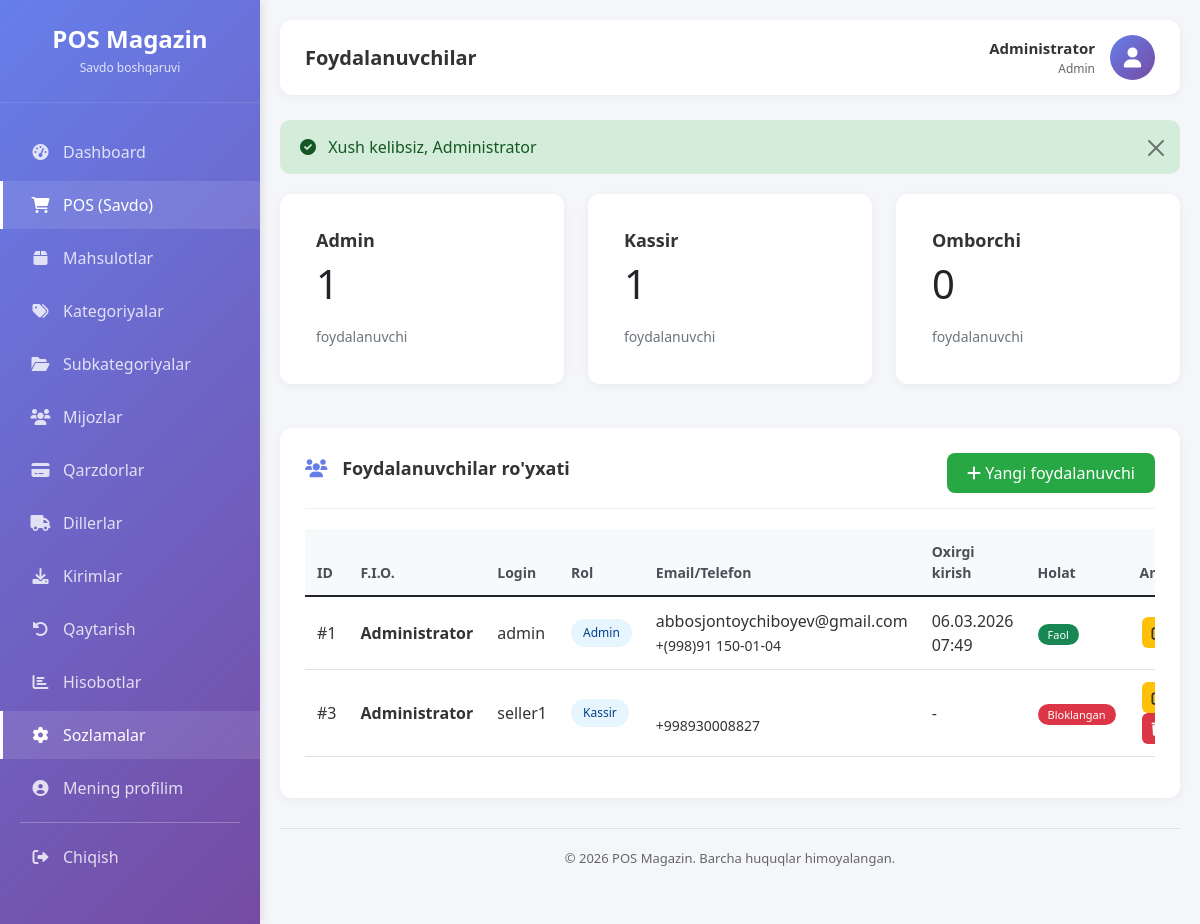
Page /settings/users (signed in) on the earlier database version.
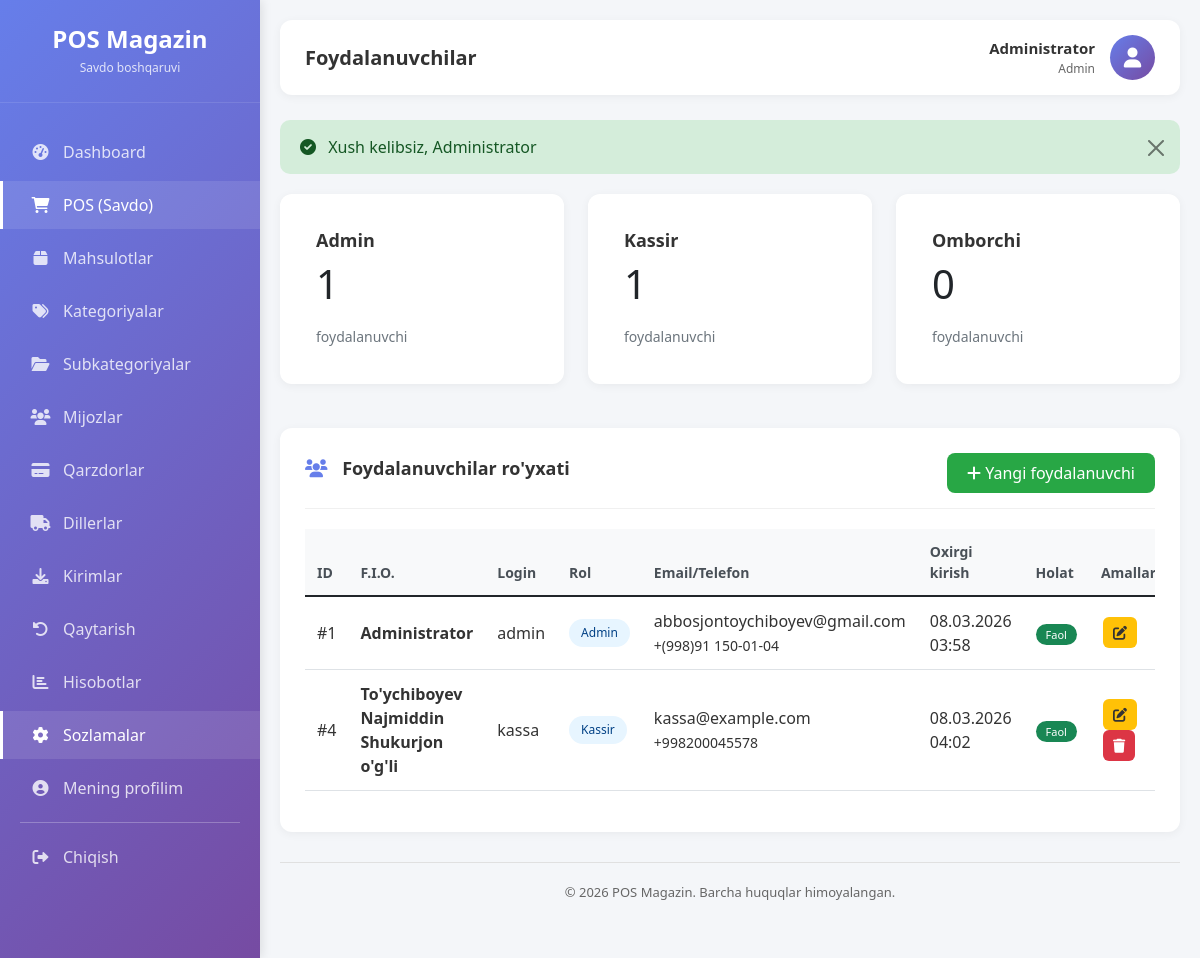
Same page on the later database version.
### tables this page shows
CREATE TABLE `rollar` (
  `id` bigint(20) UNSIGNED NOT NULL,
  `nomi` varchar(50) NOT NULL,
  `izoh` varchar(255) DEFAULT NULL,
  `yaratilgan_vaqt` timestamp NULL DEFAULT current_timestamp(),
  `yangilangan_vaqt` timestamp NULL DEFAULT current_timestamp() ON UPDATE current_timestamp()
);

CREATE TABLE `foydalanuvchilar` (
  `id` bigint(20) UNSIGNED NOT NULL,
  `rol_id` bigint(20) UNSIGNED NOT NULL,
  `fio` varchar(120) NOT NULL,
  `email` varchar(120) DEFAULT NULL,
  `telefon` varchar(30) DEFAULT NULL,
  `login` varchar(60) NOT NULL,
  `parol_hash` varchar(255) NOT NULL,
  `faol` tinyint(1) NOT NULL DEFAULT 1,
  `oxirgi_kirish_vaqt` timestamp NULL DEFAULT NULL,
  `yaratilgan_vaqt` timestamp NULL DEFAULT current_timestamp(),
  `yangilangan_vaqt` timestamp NULL DEFAULT current_timestamp() ON UPDATE current_timestamp(),
  `ochirilgan_vaqt` timestamp NULL DEFAULT NULL
);

### app/Views/pages/settings/users.php (the view, shortened to what the changed rows need)
<div class="row mb-4">
    <?php foreach ($roles as $role): ?>
    <div class="col-md-4">
        <div class="card">
            <div class="card-body">
                <h5 class="card-title"><?= htmlspecialchars($role['nomi']) ?></h5>
                <p class="card-text display-6"><?= $role['users_count'] ?></p>
                <small class="text-muted">foydalanuvchi</small>
            </div>
        </div>
    </div>
    <?php endforeach; ?>
</div>
<div class="content-card">
    <div class="card-header">
        <div class="card-title">
            <i class="fas fa-users"></i> Foydalanuvchilar ro'yxati
        </div>
        <a href="/new-pos/settings/users/create" class="btn btn-success">
            <i class="fas fa-plus"></i> Yangi foydalanuvchi
        </a>
    </div>
    <div class="table-responsive">
        <table class="table table-hover">
            <thead>
                <tr>
                    <th>ID</th>
                    <th>F.I.O.</th>
                    <th>Login</th>
                    <th>Rol</th>
                    <th>Email/Telefon</th>
                    <th>Oxirgi kirish</th>
                    <th>Holat</th>
                    <th>Amallar</th>
                </tr>
            </thead>
            <tbody>
                <?php foreach ($users as $user): ?>
                <tr>
                    <td>#<?= $user['id'] ?></td>
                    <td>
                        <strong><?= htmlspecialchars($user['fio']) ?></strong>
                    </td>
                    <td><?= htmlspecialchars($user['login']) ?></td>
                    <td>
                        <span class="role-badge"><?= htmlspecialchars($user['rol_nomi']) ?></span>
                    </td>
                    <td>
                        <?= $user['email'] ?? '' ?><br>
                        <small><?= $user['telefon'] ?? '' ?></small>
                    </td>
                    <td>
                        <?= $user['oxirgi_kirish_vaqt'] ? date('d.m.Y H:i', strtotime($user['oxirgi_kirish_vaqt'])) : '-' ?>
                    </td>
                    <td>
                        <?php if ($user['faol']): ?>
                            <span class="badge bg-success">Faol</span>
                        <?php else: ?>
                            <span class="badge bg-danger">Bloklangan</span>
                        <?php endif; ?>
                    </td>
                    <td>
                        <a href="/new-pos/settings/users/edit/<?= $user['id'] ?>" class="btn btn-sm btn-warning btn-action" title="Tahrirlash">
                            <i class="fas fa-edit"></i>
                        </a>
                        <?php if ($user['id'] != $_SESSION['user_id']): ?>
                        <form method="POST" action="/new-pos/settings/users/delete/<?= $user['id'] ?>" style="display: inline;" onsubmit="return confirm('Bu foydalanuvchini o\'chirishni xohlaysizmi?');">
                            <button type="submit" class="btn btn-sm btn-danger btn-action" title="O'chirish">
                                <i class="fas fa-trash"></i>
                            </button>
                        </form>
                        <?php endif; ?>
                    </td>
                </tr>
                <?php endforeach; ?>
            </tbody>
        </table>
    </div>
</div>

### public/index.php (shortened to what the changed rows need)
<?php
require_once __DIR__ . '/../config/database.php';
spl_autoload_register(function ($class) {
    $prefix = 'App\\';
    $base_dir = APP_PATH . '/';
    $len = strlen($prefix);
    $relative_class = substr($class, $len);
    $file = $base_dir . str_replace('\\', '/', $relative_class) . '.php';
});
$requestUri = $_SERVER['REQUEST_URI'];
$basePath = '/new-pos';
if (strpos($requestUri, $basePath) === 0) {
    $requestUri = substr($requestUri, strlen($basePath));
}
$requestUri = strtok($requestUri, '?');
$requestUri = str_replace('/public', '', $requestUri);
$requestUri = trim($requestUri, '/');
$routesFile = ROUTES_PATH . '/web.php';
$routes = require $routesFile;
$method = $_SERVER['REQUEST_METHOD'];
route_dispatch($routes, $method, $requestUri);
function route_dispatch($routes, $method, $uri) {
    foreach ($routes[$method] as $pattern => $handler) {
        $pattern = trim($pattern, '/');
        $regexPattern = preg_replace('/\{[a-z]+\}/', '([^/]+)', $pattern);
        $regexPattern = '/^' . str_replace('/', '\/', $regexPattern) . '$/';
        if (preg_match($regexPattern, $uri, $matches)) {
            array_shift($matches);
            list($controller, $action) = $handler;
            $controllerInstance = new $controllerClass();
            call_user_func_array([$controllerInstance, $action], $matches);
            return;
        }
    }
}

### app/Views/layouts/main.php (shortened to what the changed rows need)
<!DOCTYPE html>
<html lang="uz">
<head>
    <link rel="stylesheet" href="/new-pos/public/assets/css/responsive.css">
    <link href="https://cdn.jsdelivr.net/npm/bootstrap@5.1.3/dist/css/bootstrap.min.css" rel="stylesheet">
    <link rel="stylesheet" href="https://cdnjs.cloudflare.com/ajax/libs/font-awesome/6.0.0/css/all.min.css">
    <link rel="stylesheet" href="/new-pos/public/assets/css/style.css">
</head>
<body>
    <div class="wrapper">
        <div class="sidebar">
            <div class="sidebar-header">
                <h3><?= htmlspecialchars($companyName ?? 'POS Magazin') ?></h3>
                <p>Savdo boshqaruvi</p>
            </div>
            <ul class="nav-menu">
                <?php if ($_SESSION['user']['rol_nomi'] == 'Admin'): ?>
                <li class="nav-item">
                    <a href="/new-pos/dashboard" class="nav-link <?= strpos($_SERVER['REQUEST_URI'], 'dashboard') !== false ? 'active' : '' ?>">
                        <i class="fas fa-tachometer-alt"></i> <span>Dashboard</span>
                    </a>
                </li>
                <?php endif; ?>
                <li class="nav-item">
                    <a href="/new-pos/pos" class="nav-link <?= strpos($_SERVER['REQUEST_URI'], 'pos') !== false ? 'active' : '' ?>">
                        <i class="fas fa-shopping-cart"></i> <span>POS (Savdo)</span>
                    </a>
                </li>
                <li class="nav-item">
                    <a href="/new-pos/products" class="nav-link <?= strpos($_SERVER['REQUEST_URI'], 'products') !== false ? 'active' : '' ?>">
                        <i class="fas fa-box"></i> <span>Mahsulotlar</span>
                    </a>
                </li>
                <li class="nav-item">
                    <a href="/new-pos/categories" class="nav-link <?= strpos($_SERVER['REQUEST_URI'], 'categories') !== false ? 'active' : '' ?>">
                        <i class="fas fa-tags"></i> <span>Kategoriyalar</span>
                    </a>
                </li>
                <li class="nav-item">
                    <a href="/new-pos/subcategories" class="nav-link <?= strpos($_SERVER['REQUEST_URI'], 'subcategories') !== false ? 'active' : '' ?>">
                        <i class="fas fa-folder-open"></i> <span>Subkategoriyalar</span>
                    </a>
                </li>
                <li class="nav-item">
                    <a href="/new-pos/customers" class="nav-link <?= strpos($_SERVER['REQUEST_URI'], 'customers') !== false ? 'active' : '' ?>">
                        <i class="fas fa-users"></i> <span>Mijozlar</span>
                    </a>
                </li>
                <li class="nav-item">
                    <a href="/new-pos/debt" class="nav-link <?= strpos($_SERVER['REQUEST_URI'], 'debt') !== false ? 'active' : '' ?>">
                        <i class="fas fa-credit-card"></i> <span>Qarzdorlar</span>
                    </a>
                </li>
                <li class="nav-item">
                    <a href="/new-pos/yetkazib" class="nav-link <?= strpos($_SERVER['REQUEST_URI'], 'yetkazib') !== false ? 'active' : '' ?>">
                        <i class="fas fa-truck"></i> <span>Dillerlar</span>
                    </a>
                </li>
                <li class="nav-item">
                    <a href="/new-pos/kirim" class="nav-link <?= strpos($_SERVER['REQUEST_URI'], 'kirim') !== false ? 'active' : '' ?>">
                        <i class="fas fa-download"></i> <span>Kirimlar</span>
                    </a>
                </li>
                <li class="nav-item">
                    <a href="/new-pos/returns" class="nav-link <?= strpos($_SERVER['REQUEST_URI'], 'returns') !== false ? 'active' : '' ?>">
                        <i class="fas fa-undo-alt"></i> <span>Qaytarish</span>
                    </a>
                </li>
                <?php if ($_SESSION['user']['rol_nomi'] == 'Admin'): ?>
                <li class="nav-item">
                    <a href="/new-pos/reports" class="nav-link <?= strpos($_SERVER['REQUEST_URI'], 'reports') !== false ? 'active' : '' ?>">
                        <i class="fas fa-chart-bar"></i> <span>Hisobotlar</span>
                    </a>
                </li>
                <?php endif; ?>
                <?php if ($_SESSION['user']['rol_nomi'] == 'Admin'): ?>
                <li class="nav-item">
                    <a href="/new-pos/settings" class="nav-link <?= strpos($_SERVER['REQUEST_URI'], 'settings') !== false ? 'active' : '' ?>">
                        <i class="fas fa-cog"></i> <span>Sozlamalar</span>
                    </a>
                </li>
                <?php endif; ?>
                <li class="nav-item">
                    <a href="/new-pos/settings/profile" class="nav-link <?= strpos($_SERVER['REQUEST_URI'], 'profile') !== false ? 'active' : '' ?>">
                        <i class="fas fa-user-circle"></i> <span>Mening profilim</span>
                    </a>
                </li>
                <li class="nav-item divider">
                    <hr>
                </li>
                <li class="nav-item">
                    <a href="/new-pos/logout" class="nav-link">
                        <i class="fas fa-sign-out-alt"></i> <span>Chiqish</span>
                    </a>
                </li>
            </ul>
        </div>
        <div class="main-content">
            <div class="top-bar">
                <div class="page-title">
                    <h4><?= $title ?? 'Dashboard' ?></h4>
                </div>
                <div class="user-info">
                    <div class="user-details">
                        <div class="user-name"><?= $_SESSION['user']['fio'] ?? 'Foydalanuvchi' ?></div>
                        <div class="user-role"><?= $_SESSION['user']['rol_nomi'] ?? 'Role' ?></div>
                    </div>
                    <div class="user-avatar">
                        <i class="fas fa-user"></i>
                    </div>
                </div>
            </div>
            <?php if (isset($_SESSION['flash']['success'])): ?>
                <div class="alert alert-success alert-dismissible fade show" role="alert">
                    <i class="fas fa-check-circle me-2"></i> <?= $_SESSION['flash']['success'] ?>
                    <button type="button" class="btn-close" data-bs-dismiss="alert"></button>
                </div>
            <?php endif; ?>
            <div class="content-wrapper">
                <?= $content ?? '' ?>
            </div>
            <div class="footer">
                <p>© <?= date('Y') ?> POS Magazin. Barcha huquqlar himoyalangan.</p>
            </div>
        </div>
    </div>
</body>
</html>

Differences in the rows shown:
no longer on this page (row edited): foydalanuvchilar: id "3", fio "Administrator", login "seller1", rol.nomi "Kassir", telefon "+998930008827", faol "Bloklangan"
changed foydalanuvchilar "Administrator": oxirgi_kirish_vaqt "06.03.2026 07:49" → "08.03.2026 03:58"
added foydalanuvchilar: id "4", fio "To'ychiboyev Najmiddin Shukurjon o'g'li", login "kassa", rol.nomi "Kassir", email "kassa@example.com", telefon "+998200045578", oxirgi_kirish_vaqt "08.03.2026 04:02", faol "Faol"
